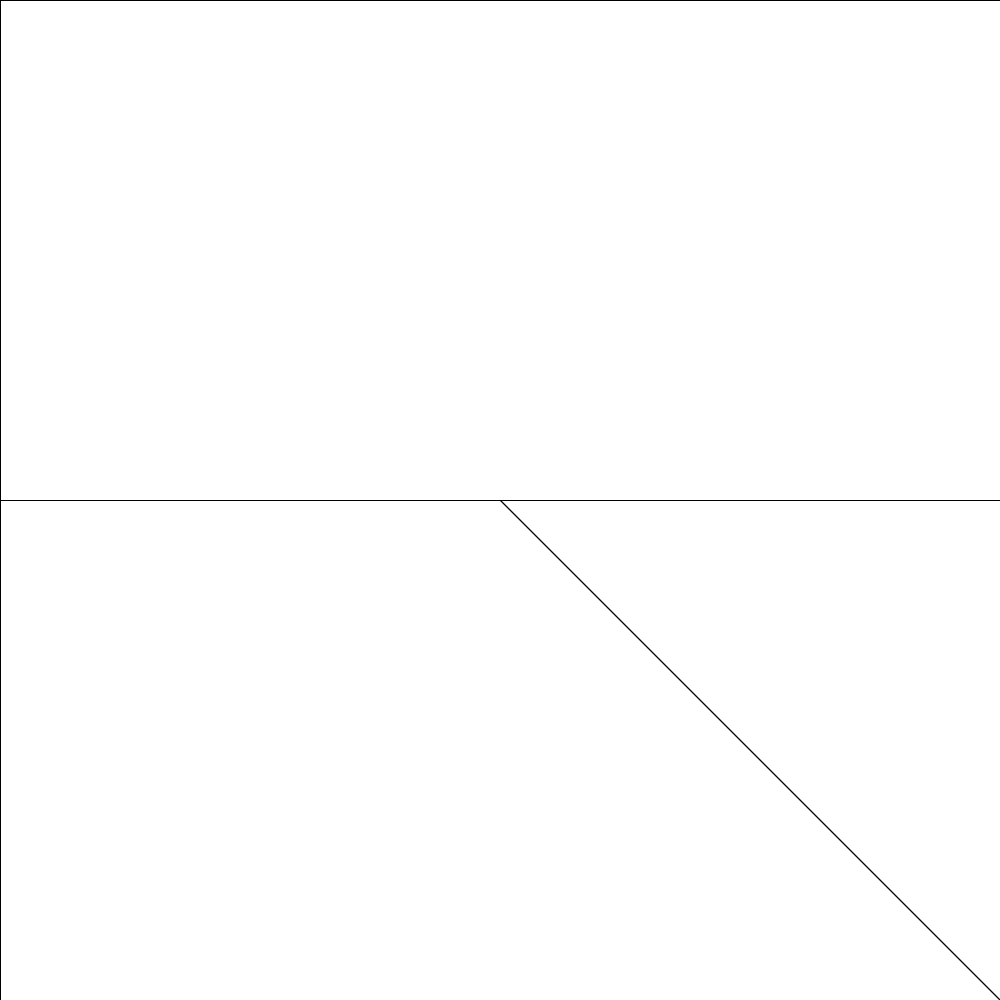
Frame 1 (no input)
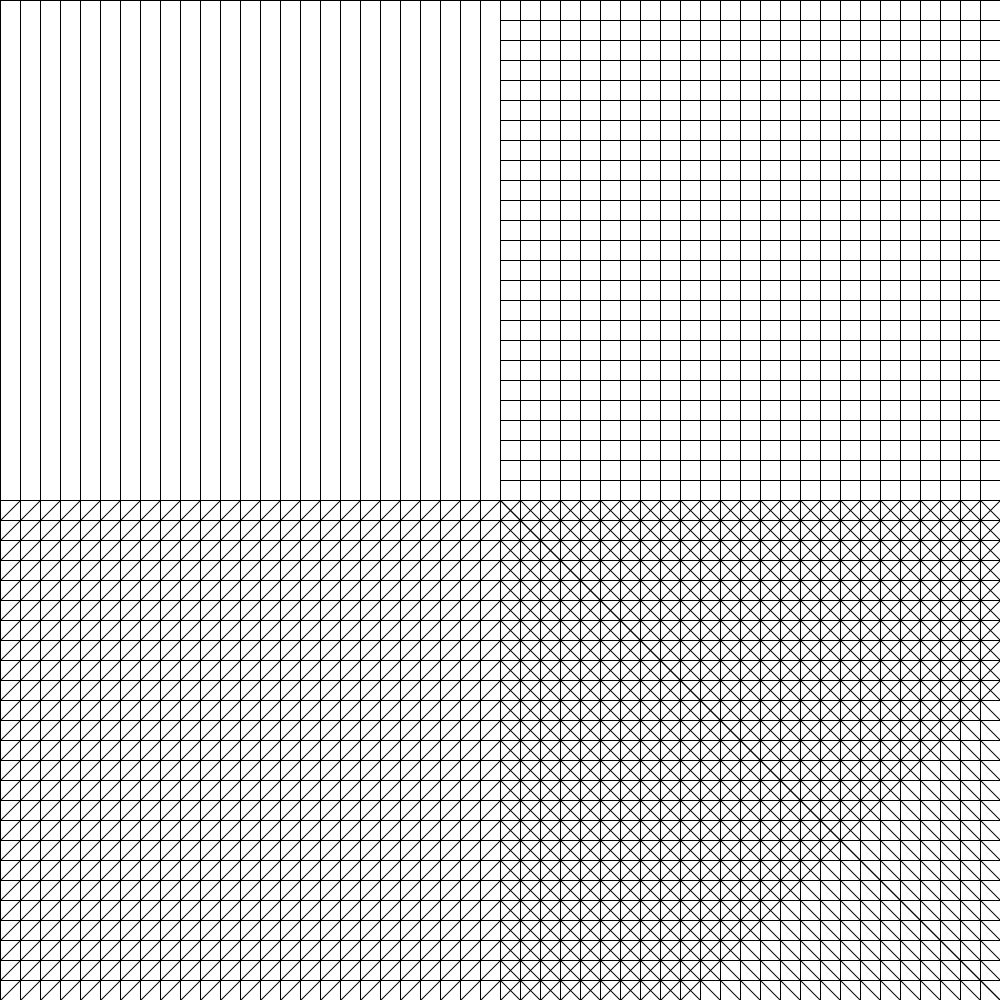
Frame 60 (the mouse pressed at the canvas centre just before this capture)
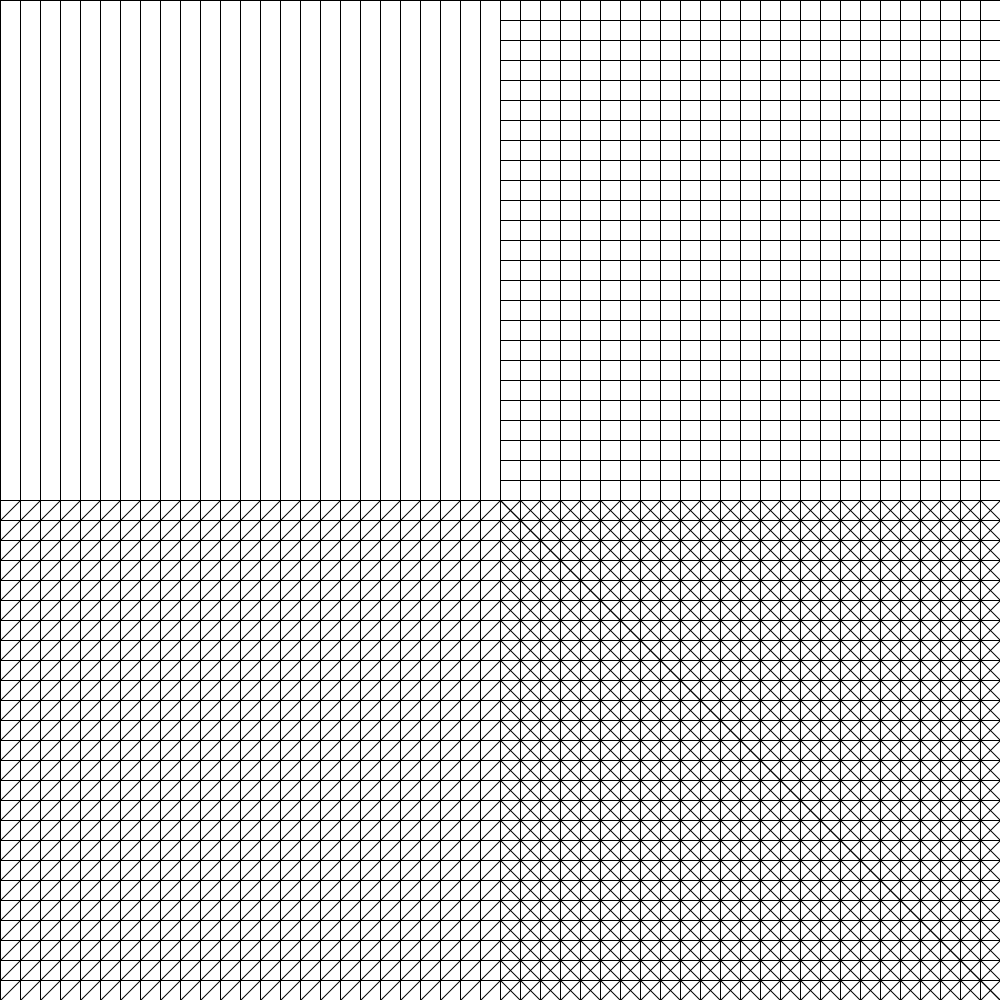
Frame 120 (the mouse held since frame 60 and released just before this capture)

The Processing sketch that drew these frames (run headless with seeded random() and noise(); from frame 60 on, the mouse is pressed at the canvas centre):

// Processing sketch: sketch_SolvingSol_1
// ── sketch_SolvingSol_1.pde
/*A square is divided horizontally and vertically into 
four equal parts, each with lines in four directions 
superimposed progressively. 
Section 1 (top left): vertical lines
Section 2 (top right): vertical lines, horizontal lines
Section 3 (bottom left): v-lines, h-lines, lines from top right to bottom left.
Section 4 (bottom right): v-lines, g-lines, lines all four directions.*/
int a;
void setup(){
  
  size(1000, 1000);
  rect(0, 0, 1000, 1000);//set up Square
 
}

void draw(){
     line(a, 0, a, 1000);//vertical lines, all sections
     
     line(0, a+500, 1000, a+500);
     line(500, a, 1000, a);//horizontal lines, section 2, 3, 4
     
     line(a, 500, 0, a+500);//lines from top right to bottom left, section 3, 4
     
     line(a+500, 500, 1000, 1000-a);
     line(500, a+500, 1000-a, 1000);//lines from top left to bottom right, section 4.
     
     a = a+20;

   
 }

 
  
